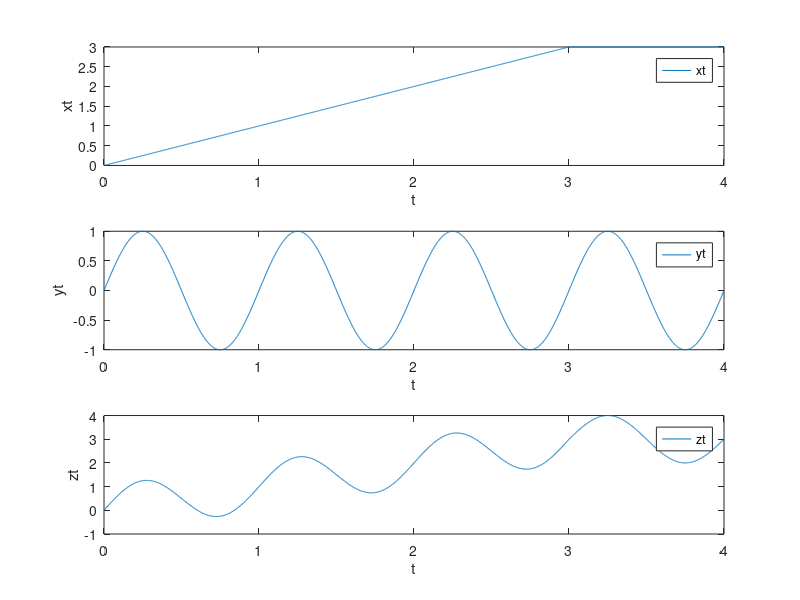

This chart was generated by the following MATLAB code:
clear all
close all 
clc

o = ones(1,4);

fm = 1;
Fs = 5.*10.^3;
t = 0:0.002:4;
z=1;
T=4;
for i = 0:0.002:4
   
    if i<3
        xt(z) = i;
    else
        xt(z) = 3;
    end
    z = z+1;
end
yt = sin(2*pi*fm.*t);
zt = yt + xt;
figure(1)

subplot(311)
plot(t,xt)
xlabel("t")
ylabel("xt")
legend("xt")

subplot(312)
plot(t,yt)
xlabel("t")
ylabel("yt")
legend("yt")

subplot(313)
plot(t,zt)
xlabel("t")
ylabel("zt")
legend("zt")


ak = 0;
c = 1;


for k = -1000:1:1000
    ak = (1/4)*(xt.*exp(-1i.*k*(pi/2).*t)).*0.002;
end

for k = -1000:1:1000
    bk = (1/4)*(yt.*exp(-1i.*k*(pi/2).*t)).*0.002;
end

for k = -1000:1:1000
    ck = (1/4)*(zt.*exp(-1i.*k*(pi/2).*t)).*0.002;
end


for k=-1000:1:1000
    dk = ak + bk;
end



sum(square(abs(ck)))
alpz = 0;
for l=0:0.002:4
    alpz = alpz + square(abs(zt)).*0.002;
end
alpz = (1/4)*alpz















